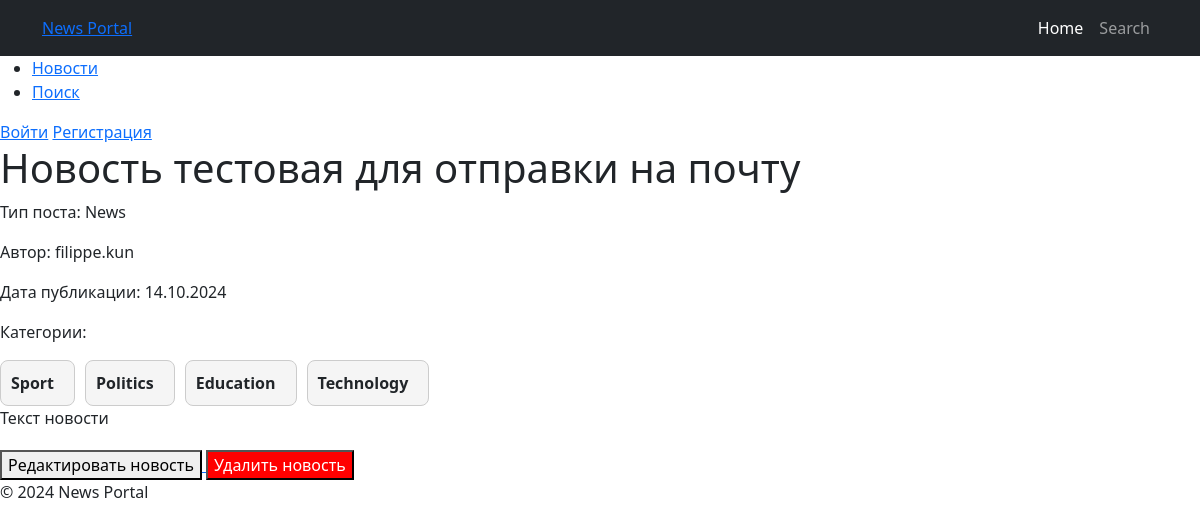
The app's page /posts/12/ with its own data.
### news/models.py (models this page shows, shortened)
class Post(models.Model):
    ARTICLE = 'AR'
    NEWS = 'NW'
    POST_TYPE_CHOICES = [
        (ARTICLE, 'Article'),
        (NEWS, 'News'),
    ]
    author = models.ForeignKey(Author, on_delete=models.CASCADE)
    post_type = models.CharField(max_length=2, choices=POST_TYPE_CHOICES, default=ARTICLE)
    date_created = models.DateTimeField(auto_now_add=True)
    categories = models.ManyToManyField(Category, through='PostCategory')
    title = models.CharField(max_length=255)
    text = models.TextField()
    rating = models.IntegerField(default=0)

class Author(models.Model):
    user = models.OneToOneField(User, on_delete=models.CASCADE)
    rating = models.IntegerField(default=0)

class Category(models.Model):
    name = models.CharField(max_length=255, unique=True)
    subscribers = models.ManyToManyField(User, related_name='subscribed_categories')

### news/views.py (the view)
# urls.py: path('posts/<int:pk>/', PostDetailView.as_view(), name='post_detail'),
class PostDetailView(DetailView):
    model = Post
    template_name = 'post_detail.html'
    context_object_name = 'post'

### news/context_processors.py (called while the page is built)
def is_author(request):
    if request.user.is_authenticated:
        return {'is_author': request.user.groups.filter(name='authors').exists()}
    return {'is_author': False}

### news/templatetags/censor.py (called while the page is built)
@register.filter(name='censor')
def censor(value):
    words = value.split()
    censored_text = []
    for word in words:
        clean_word = word.strip('.,!?')  # Убираем знаки препинания для проверки слова
        if clean_word.lower() in BAD_WORDS:
            censored_word = clean_word[0] + '*' * (len(clean_word) - 1)
            censored_text.append(word.replace(clean_word, censored_word))  # Восстанавливаем знаки препинания
        else:
            censored_text.append(word)
    return ' '.join(censored_text)

### templates/post_detail.html (shortened to what this page needs)
{% extends "default.html" %}
{% load censor %}
{% block content %}
  <h1>{{ post.title|censor}}</h1>
  <p>Тип поста: {{ post.get_post_type_display }}</p>
  <p>Автор: {{ post.author.user.username }}</p>
  <p>Дата публикации: {{ post.date_created|date:"d.m.Y" }}</p>
  <p>Категории:</p>
  <div class="categories-container">
  {% for category in post.categories.all %}
    <div class="category-block">
      <span class="category-name">{{ category.name }}</span>
    </div>
  {% endfor %}
</div>
  <p>{{ post.text|censor }}</p>
  <div style="margin-top: 20px;">
    {% if post.post_type == 'NW' %}
      <a href="{% url 'news_edit' post.pk %}">
        <button type="button">Редактировать новость</button>
      </a>
    {% elif post.post_type == 'AR' %}
      <a href="{% url 'article_edit' post.pk %}">
        <button type="button">Редактировать статью</button>
      </a>
    {% endif %}
    {% if post.post_type == 'NW' %}
      <a href="{% url 'news_delete' post.pk %}">
        <button type="button" style="background-color: red; color: white;">Удалить новость</button>
      </a>
    {% elif post.post_type == 'AR' %}
      <a href="{% url 'article_delete' post.pk %}">
        <button type="button" style="background-color: red; color: white;">Удалить статью</button>
      </a>
    {% endif %}
  </div>
{% endblock %}

### records on screen
Post: title|censor "Новость тестовая для отправки на почту", post_type "News", author.user.username "filippe.kun", date_created "14.10.2024", text|censor "Текст новости"
Category: name "Sport"
Category: name "Politics"
Category: name "Education"
Category: name "Technology"
